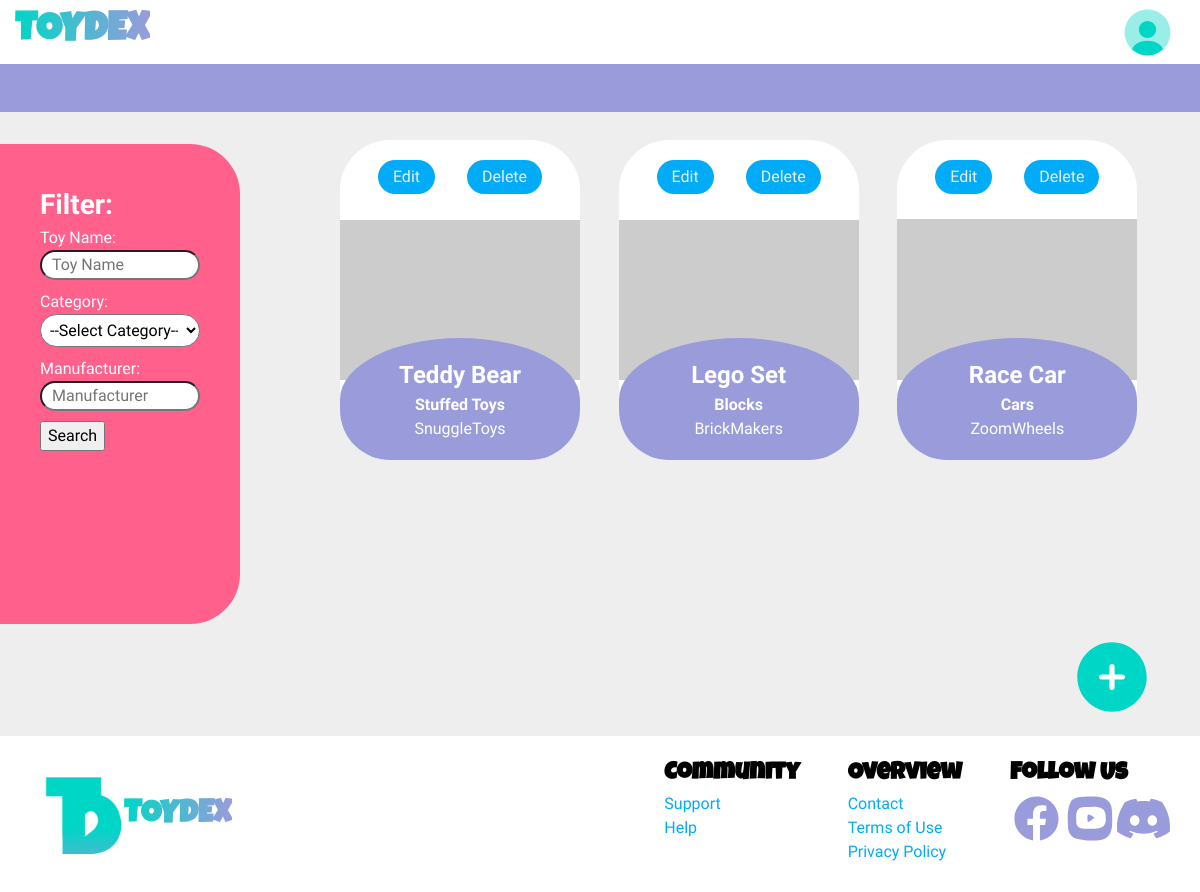
The app's page /home.php with its own data.
### tables this page shows
CREATE TABLE `toyitem` (
  `item_id` int(11) NOT NULL,
  `name` varchar(100) NOT NULL,
  `description` text DEFAULT NULL,
  `brand` varchar(100) DEFAULT NULL,
  `category` varchar(100) DEFAULT NULL
);

### home.php (the view, shortened to what this page needs)
<?php
include 'DBConnector.php';
?>
<!DOCTYPE html>
<html lang="en">
<head>
    <link rel="stylesheet" href="styles.css">
</head>
<body>
    <section class="home">
        <header>
            <div class="main-header">
                <h1 class="toydex-logo">TOYDEX</h1>
                <nav>
                    <ul>
                        <li><a href="#"><img src="images/profile-circle-svgrepo-com.svg" alt="profile"></a></li>
                    </ul>
                </nav>
            </div>
            <div class="divider"></div>
        </header>
        <section class="filter-item-container">
            <div class="filter-container">
                <h2>Filter:</h2>
                <form action="" method="get" class="form-vertical">
                    <div class="form-group">
                        <label>Toy Name:</label>
                        <input type="text" name="toy-name" placeholder="Toy Name" value="<?php echo isset($_GET['toy-name']) ? htmlspecialchars($_GET['toy-name']) : ''; ?>">
                    </div>
                    <div class="form-group">
                        <label>Category:</label>
                        <select class="expand" name="category" placeholder="Category">
                            <option value="">--Select Category--</option>
                        </select>
                    </div>
                    <div class="form-group">
                        <label>Manufacturer:</label>
                        <input type="text" name="manufacturer" placeholder="Manufacturer" value="<?php echo isset($_GET['manufacturer']) ? htmlspecialchars($_GET['manufacturer']) : ''; ?>">
                    </div>
                    <div class="search-container">
                        <button type="submit">Search</button>
                    </div>
                </form>
            </div>
            <div class="items-container">
                <ul class="items-list">
                    <?php
                    if (isset($_GET['toy-name']) || isset($_GET['category']) || isset($_GET['manufacturer'])) {
                        $sql = "SELECT toyitem.name, toyitem.description, toyitem.item_id, toyimage.image_url, toyitem.brand, toyitem.category
                                FROM toyitem
                                INNER JOIN has ON toyitem.item_id = has.item_id
                                INNER JOIN toyimage ON toyimage.image_id = has.image_id
                                WHERE 1=1";
                        $conditions = [];
                        $params = [];
                        $types = '';
                        if (!empty($_GET['toy-name'])) {
                            $sql .= " AND toyitem.name LIKE ?";
                            $params[] = '%' . $_GET['toy-name'] . '%';
                            $types .= 's';
                        }
                        if (!empty($_GET['category'])) {
                            $sql .= " AND toyitem.category = ?";
                            $params[] = $_GET['category'];
                            $types .= 's';
                        }
                        if (!empty($_GET['manufacturer'])) {
                            $sql .= " AND toyitem.brand LIKE ?";
                            $params[] = '%' . $_GET['manufacturer'] . '%';
                            $types .= 's';
                        }
                        $stmt = $conn->prepare($sql);
                        if (!empty($params)) {
                            $stmt->bind_param($types, ...$params);
                        }
                        $stmt->execute();
                        $result = $stmt->get_result();
                        if ($result->num_rows > 0) {
                            while($row = $result->fetch_assoc()) {
                                echo "<li id='".$row['item_id']."'>
                                        <div class='li-content'>
                                            <button onclick=\"if(confirm('Are you sure you want to delete this toy?')){document.getElementById('deleteForm_".$row['item_id']."').submit();}\" class='delete-btn'>Delete</button>
                                            <form id='deleteForm_".$row['item_id']."' action='delete_toy.php' method='post' style='display: none;'>
                                                <input type='hidden' name='item_id' value='" . $row['item_id'] . "'>
                                            </form>
                                            <div class='main-img'>
                                                <img src='".$row['image_url']."'>
                                            </div>
                                            <div class='bubble-text'>
                                                <h2>".htmlspecialchars($row['name'])."</h2>
                                                <h4>".htmlspecialchars($row['category'])."</h4>
                                                <p>".htmlspecialchars($row['brand'])."</p>
                                            </div>
                                        </div>
                                    </li>";
                            }
                        } else {
                            echo "<p class='no-results'>No item(s) found matching your criteria.</p>";
                        }
                        $stmt->close();
                    } else {
                        $sql = "SELECT toyitem.name, toyitem.description, toyitem.item_id, toyimage.image_url, toyitem.brand, toyitem.category
                                FROM toyitem
                                INNER JOIN has ON toyitem.item_id = has.item_id
                                INNER JOIN toyimage ON toyimage.image_id = has.image_id";
                        $result = $conn->query($sql);
                        if ($result->num_rows > 0) {
                            while($row = $result->fetch_assoc()) {
                                $id      = (int) $row['item_id'];
                                $img     = htmlspecialchars($row['image_url']);
                                $name    = htmlspecialchars($row['name']);
                                $cat     = htmlspecialchars($row['category']);
                                $brand   = htmlspecialchars($row['brand']);
                                echo '<li id="' . $id . '">
                                        <div class="li-content">
                                            <div class = update-btns>
                                                <form action="editToy.php" class="deleteSection" method="post">
                                                    <input type="hidden" name="item_id" value="' . $id . '">
                                                    <button type="submit" id="edit-btn">Edit</button>
                                                </form>
                                                <form action="delete_toy.php" class="deleteSection" method="post">
                                                    <input type="hidden" name="item_id" value="' . $id . '">
                                                    <button type="submit" id="delete-btn">Delete</button>
                                                </form>
                                            </div>
                                            <a href="viewItem.php?item_id=' . $id . '" class="card-link">
                                                <div class="main-img">
                                                <img src="' . $img . '" alt="' . $name . '">
                                                </div>
                                                <div class="bubble-text">
                                                <h2>' . $name . '</h2>
                                                <h4>' . $cat . '</h4>
                                                <p>' . $brand . '</p>
                                                </div>
                                            </a>
                                        </div>
                                    </li>';
                            }
                        } else {
                            echo "<p class='no-results'>No items available.</p>";
                        }
                    }
                    ?>
                </ul>
            </div>
        </section>
        <div class="add">
            <button id="add-item" onclick="openAddPopup()"><img src = "images/add-circle-svgrepo-com.svg"></button>
        </div>
    </section>
    <footer>
        <div class="logo">
            <img src="images/logo.png">
            <h1>TOYDEX</h1>
        </div>
        <div class="labels">
            <div class="label">
                <h2>Community</h2>
                <a href="#">Support</a>
                <a href="#">Help</a>
            </div>
            <div class="label">
                <h2>Overview</h2>
                <a href="#">Contact</a>
                <a href="#">Terms of Use</a>
                <a href="#">Privacy Policy</a>
            </div>
            <div class="label">
                <h2>Follow Us</h2>
                <div class="icons">
                    <a href="#"><img src="images/facebook-svgrepo-com.svg"></a>
                    <a href="#"><img src="images/youtube-svgrepo-com.svg"></a>
                    <a href="#"><img src="images/discord-fill-svgrepo-com.svg"></a>
                </div>
            </div>
        </div>
    </footer>
</body>
</html>

### records on screen
toyitem: name "Teddy Bear", category "Stuffed Toys", brand "SnuggleToys"
toyitem: name "Lego Set", category "Blocks", brand "BrickMakers"
toyitem: name "Race Car", category "Cars", brand "ZoomWheels"
